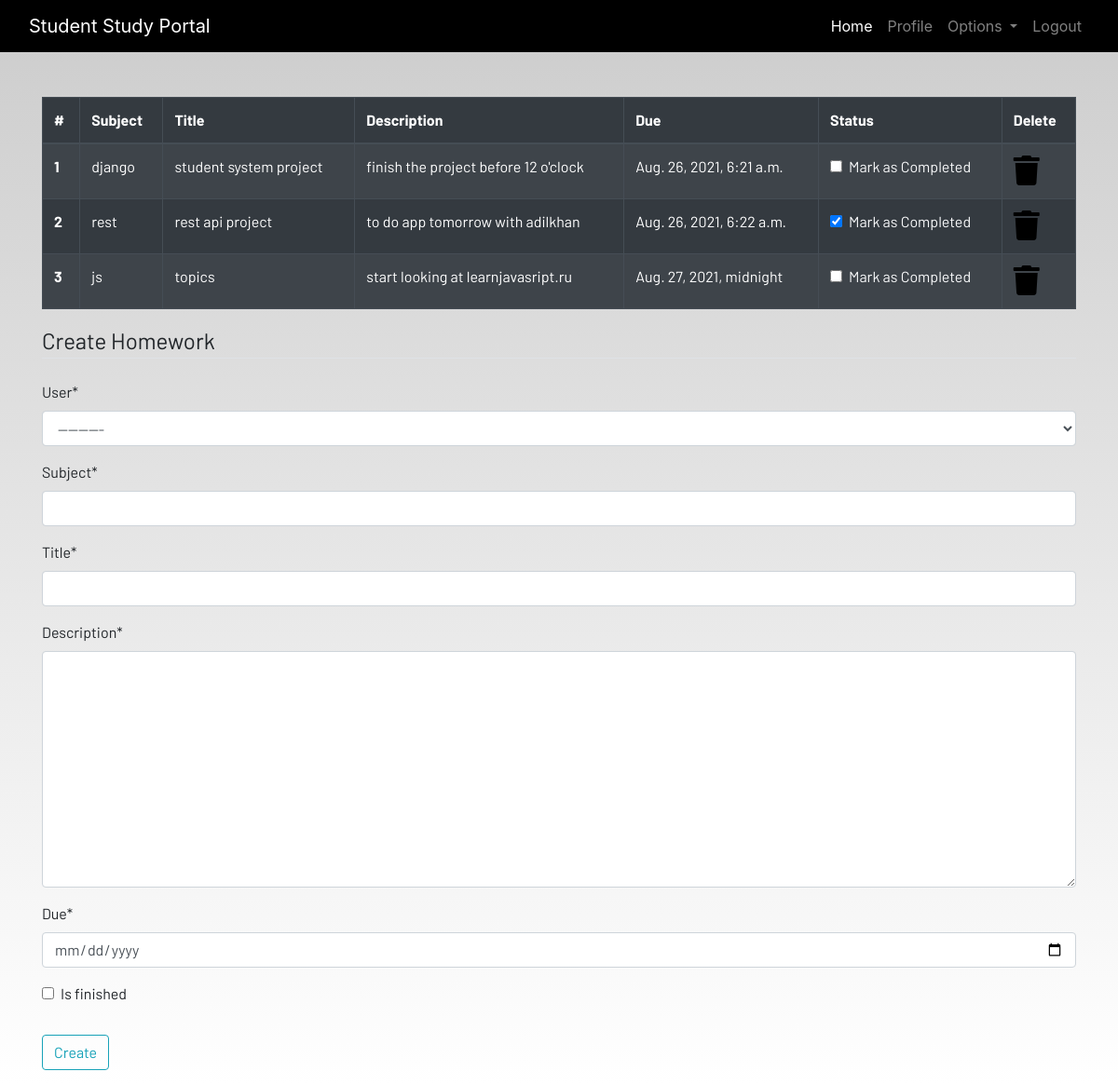
/homework/ (signed in), run on an earlier commit of the app's database.
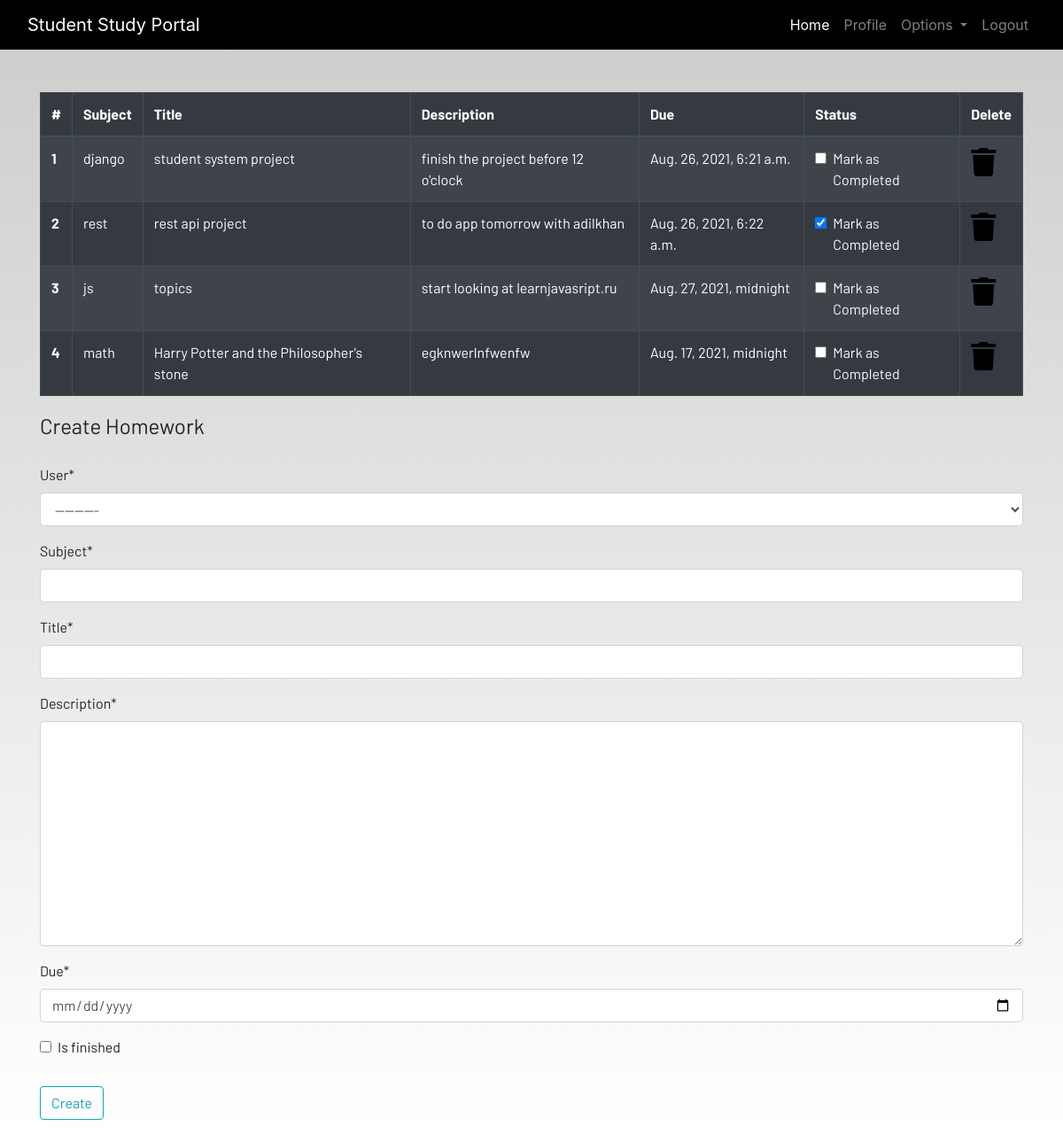
And on a later commit of the database.
### dashboard/models.py (models this page shows, shortened)
class HomeWork(models.Model):
    user = models.ForeignKey(User, on_delete=models.CASCADE)
    subject = models.CharField(max_length=100)
    title = models.CharField(max_length=100)
    description = models.TextField()
    due = models.DateTimeField()
    is_finished = models.BooleanField(default=False)

### dashboard/views.py (the view)
# urls.py: path('homework/', views.homework, name='homework'),
@login_required
def homework(request):
    if request.method == 'POST':
        form = HomeworkForm(request.POST)
        if form.is_valid():
            try:
                finished = request.POST['is_finished']
                if finished == 'on':
                    finished = True
                else:
                    finished = False
            except:
                finished = False
            homeworks = HomeWork(
                user=request.user,
                subject=request.POST['subject'],
                title=request.POST['title'],
                description=request.POST['description'],
                due=request.POST['due'],
                is_finished=finished
            )
            homeworks.save()
            messages.success(request, f'Homework added from {request.user.username} !')
    else:
        form = HomeworkForm()
    homework = HomeWork.objects.filter(user=request.user)
    if len(homework) == 0:
        homework_done = True
    else:
        homework_done = False
    context = {'homeworks': homework,
               'homeworks_done': homework_done,
               'form': form}
    return render(request, 'homework.html', context)

### dashboard/forms.py
class HomeworkForm(forms.ModelForm):
    class Meta:
        model = HomeWork
        widgets = {'due': DateInput()}
        fields = '__all__'

### templates/homework.html (shortened to what this page needs)
{% extends 'base.html' %}
{% load static %}
{% load crispy_forms_tags %}
{% block content %}
<div class="container">
    {% if not homeworks_done %}
    <table class="table table-striped table-bordered table-hover table-dark">
        <thead>
            <tr>
                <th scope="col">#</th>
                <th scope="col">Subject</th>
                <th scope="col">Title</th>
                <th scope="col">Description</th>
                <th scope="col">Due</th>
                <th scope="col">Status</th>
                <th scope="col">Delete</th>
            </tr>
        </thead>
        <tbody>
        {% for homework in homeworks %}
            <tr>
                <th scope="row">{{ forloop.counter }}</th>
                <td>{{ homework.subject }}</td>
                <td>{{homework.title}}</td>
                <td>{{homework.description}}</td>
                <td>{{homework.due}}</td>
                <td>
                    <a href="{% url 'update-homework' homework.id %}">
                        <div class="form-check">
                            {% if homework.is_finished == True %}
                            <input class="form-check-input" type="checkbox" value="" checked id="1">
                            {% else %}
                              <input class="form-check-input" type="checkbox" value="">
                            {% endif %}
                            <label class="form-check-label text-light" for="flexCheckDefault">
                                Mark as Completed
                            </label>
                        </div>
                    </a>
                </td>
                <td><a href="{% url 'delete-homework' homework.id %}"><i class="fa fa-trash fa-2x"></i></a></td>
            </tr>
        {% endfor %}
        </tbody>
    </table>
    {% else %}
    <h4>All homeworks are completed!! Create to have more!!</h4>
    {% endif %}
</div>
<div class=" container">
    <form method="POST">
        <fieldset class="form-group">
            <legend class="border-bottom mb-4">Create Homework</legend>
            {{ form|crispy }}
        </fieldset>
        <div class="form-group">
            <button  class="btn btn-outline-info" type="submit">
                Create
            </button>
        </div>
    </form>
</div>
{% endblock content %}

What changed in the data, as far as the page shows it:
added HomeWork: subject "math", title "Harry Potter and the Philosopher's stone", description "egknwerlnfwenfw", due "Aug. 17, 2021, midnight"
